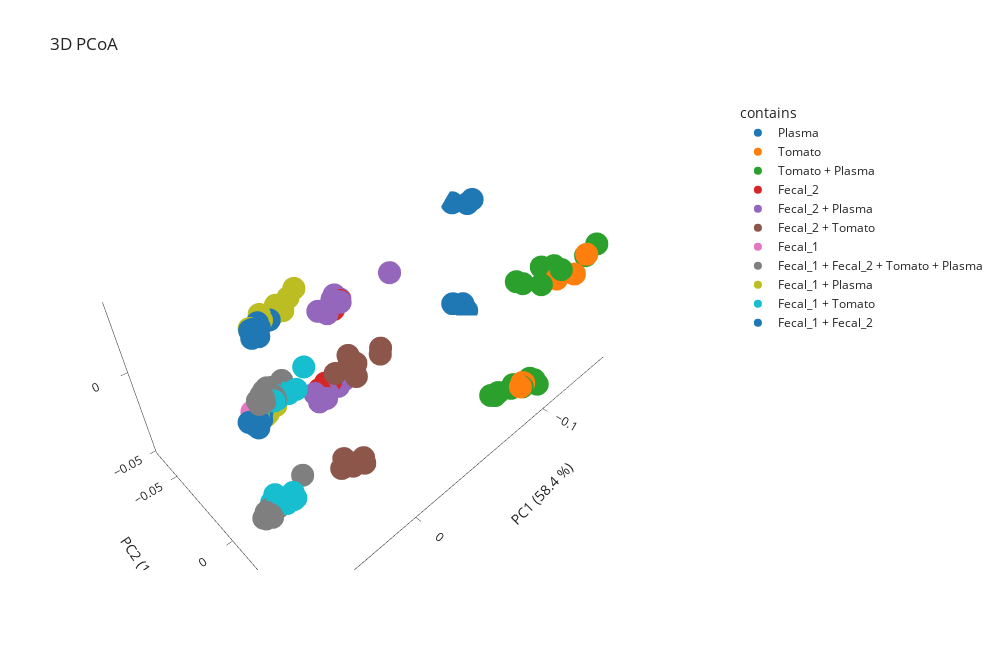

The code cell stored with this chart in its notebook:
### Code cell
memo.plot_pcoa_3d(
    matrix= memo_qe.filtered_memo_matrix,
    df_metadata=df_meta,
    metric= 'braycurtis',
    filename_col = 'Filename',
    group_col='contains',
    norm = False,
    scaling= False,
    pc_to_plot = [1,2,3]
)
